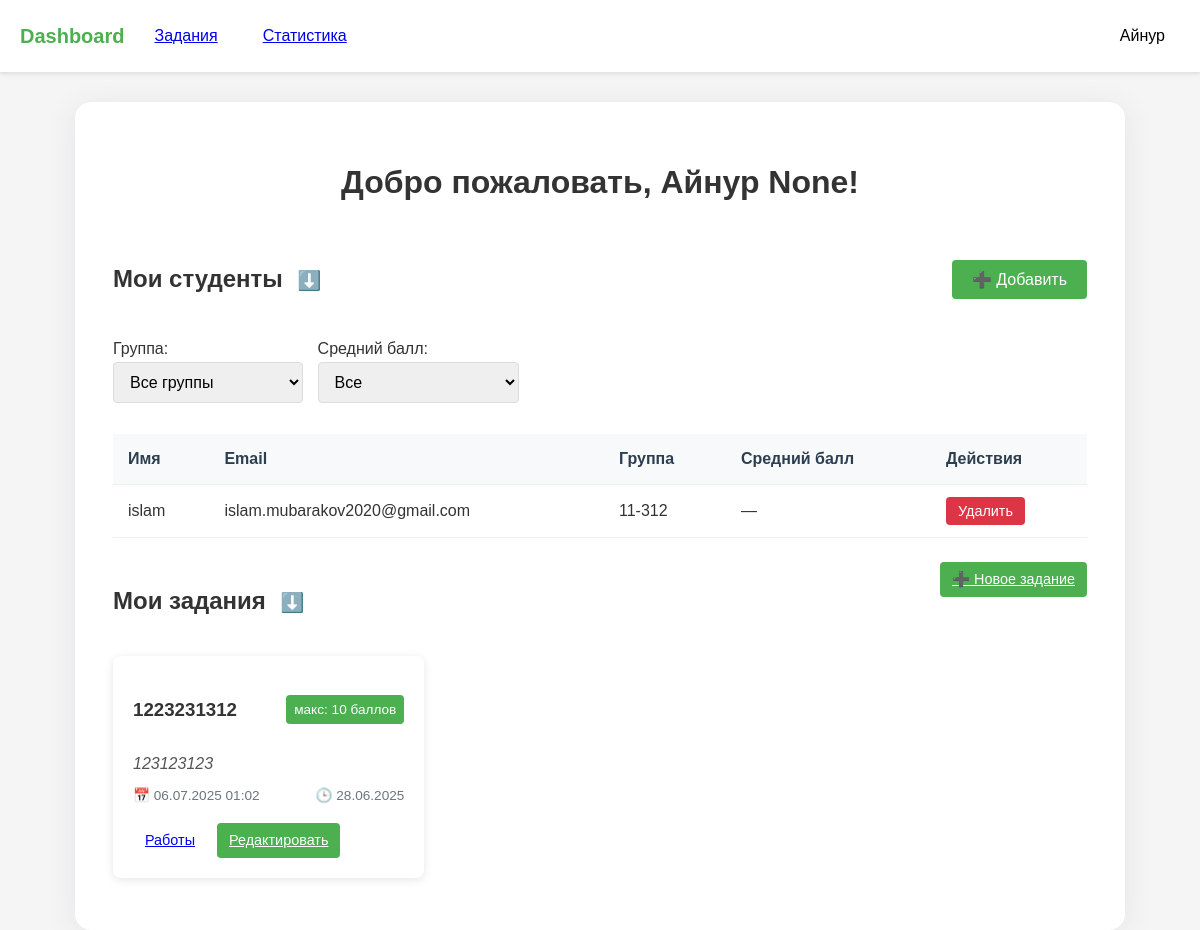
Page /dashboard (signed in) on the earlier database version.
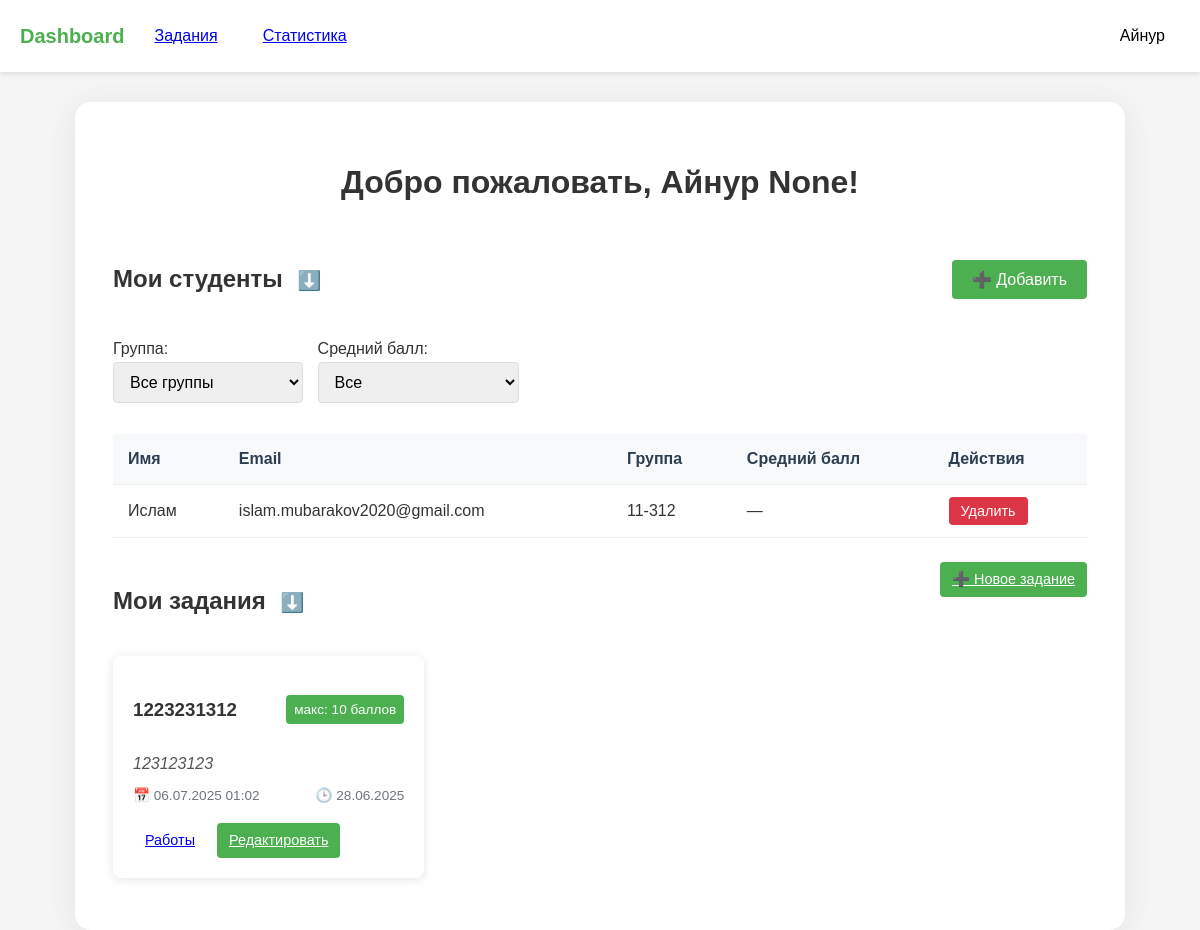
Same page on the later database version.
### models.py (models this page shows)
class User(UserMixin, db.Model):
    id = db.Column(db.Integer, primary_key=True)
    name = db.Column(db.String(150))
    email = db.Column(db.String(150), unique=True)
    password = db.Column(db.String(150))
    role = db.Column(db.String(50))  # 'student' or 'teacher'
    group = db.Column(db.String(50))
    first_name = db.Column(db.String(150))
    last_name = db.Column(db.String(150))
    age = db.Column(db.Integer)
    gender = db.Column(db.String(10))  # 'male', 'female', 'other'
    students = db.relationship(
        'User',
        secondary=teacher_student,
        primaryjoin=(id == teacher_student.c.teacher_id),
        secondaryjoin=(id == teacher_student.c.student_id),
        backref=db.backref('teachers', lazy='dynamic'),
        lazy='dynamic'
    )

### main.py (the view)
@main.route('/dashboard')
@login_required
def dashboard():
    if current_user.role == 'teacher':
        students = current_user.students.order_by(User.name.asc()).all()
        assignments = Assignment.query.filter_by(teacher_id=current_user.id).all()
        avg_scores = {}
        for student in students:
            submissions = Submission.query.filter_by(student_id=student.id).all()
            scores = [s.score for s in submissions if s.score is not None]
            avg_scores[student.id] = round(sum(scores) / len(scores), 2) if scores else None
        return render_template(
            'teacher_dashboard.html',
            students=students,
            assignments=assignments,
            current_user=current_user,
            avg_scores=avg_scores
        )
    else:
        return redirect(url_for('main.student_dashboard'))

### app.py (called while the page is built)
def create_app():
    app = Flask(__name__)
    app.config['SECRET_KEY'] = 'your_secret_key'
    app.config['SQLALCHEMY_DATABASE_URI'] = 'sqlite:///data.db'
    app.config['SQLALCHEMY_TRACK_MODIFICATIONS'] = False
    app.config['TEMPLATES_AUTO_RELOAD'] = True
    db.init_app(app)
    login_manager.init_app(app)
    login_manager.login_view = 'auth.login'
    from models import User
    @login_manager.user_loader
    def load_user(user_id):
        return User.query.get(int(user_id))
    from auth import auth as auth_blueprint
    app.register_blueprint(auth_blueprint)
    from main import main as main_blueprint
    app.register_blueprint(main_blueprint)
    return app

### templates/teacher_dashboard.html (shortened to what the changed rows need)
{% extends "base.html" %}
{% block content %}
<div class="dashboard-container">
    <h1 style="text-align:center; margin-bottom: 32px;">
        Добро пожаловать, {{ current_user.name }} {{ current_user.last_name }}!
    </h1>
    <div class="students-section mt-3">
        <div style="display: flex; justify-content: space-between; align-items: center; cursor: pointer;" onclick="toggleStudentsBlock()">
            <div>
                <h2 style="display: inline-block;">Мои студенты</h2>
            </div>
        </div>
        <div id="studentsBlock" style="display: block;">
            <div class="students-table-container mt-2">
                <table class="students-table" id="studentsTable">
                    <thead>
                        <tr>
                            <th>Имя</th>
                            <th>Email</th>
                            <th>Группа</th>
                            <th>Средний балл</th>
                            <th>Действия</th>
                        </tr>
                    </thead>
                    <tbody>
                        {% for student in students %}
                        <tr>
                            <td>{{ student.name }}</td>
                            <td>{{ student.email }}</td>
                            <td>{{ student.group if student.group else '—' }}</td>
                            <td>
                                {% if avg_scores[student.id] is not none %}
                                    {{ avg_scores[student.id] }}
                                {% else %}
                                    —
                                {% endif %}
                            </td>
                            <td>
                                <form method="POST" action="{{ url_for('main.delete_student', student_id=student.id) }}" onsubmit="return confirm('Удалить этого студента?');">
                                    <button type="submit" class="btn btn-danger btn-small">Удалить</button>
                                </form>
                            </td>
                        </tr>
                        {% endfor %}
                    </tbody>
                </table>
            </div>
        </div>
    </div>
    <div class="assignments-section mt-3">
        <div class="section-header" onclick="toggleDashboardAssignments()" style="cursor: pointer;">
            <h2 style="display: inline-block;">Мои задания</h2>
        </div>
    </div>
</div>
{% endblock %}

Differences in the rows shown:
changed User "islam.mubarakov2020@gmail.com": name "islam" → "Ислам"
